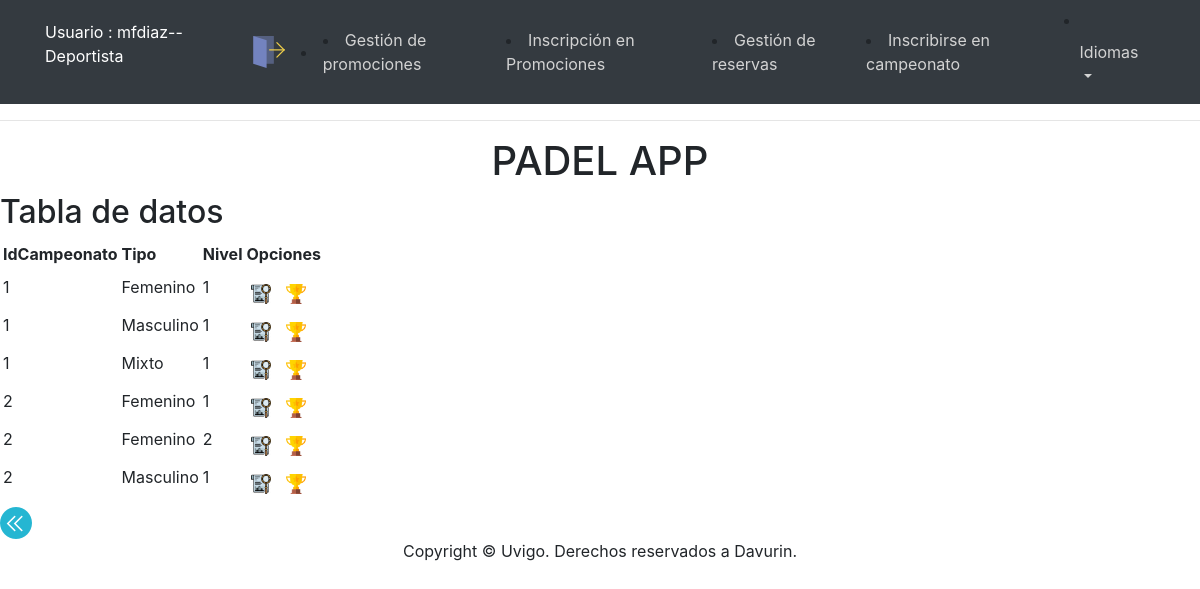
The page /app/Controllers/CATEGORIA_CONTROLLER.php (signed in) on the database its author committed.
### tables this page shows
CREATE TABLE IF NOT EXISTS `Categoria` (
  `IdCampeonato` INT NOT NULL,
  `Tipo` VARCHAR(9) NOT NULL,
  `Nivel` INT NOT NULL,
  PRIMARY KEY (`IdCampeonato`, `Tipo`, `Nivel`),
  CONSTRAINT `fk_cat_campeonato`
    FOREIGN KEY (`IdCampeonato`)
    REFERENCES `Campeonato` (`IdCampeonato`)
    ON DELETE NO ACTION
    ON UPDATE NO ACTION);

### app/Models/CATEGORIA_MODEL.php (called while the page is built, shortened)
<?php
class CATEGORIA_MODEL{
	var $IdCampeonato;
    var $Tipo;
	var $Nivel;
	var $mysqli;
	function __construct($IdCampeonato,$Tipo,$Nivel) {
		$this->IdCampeonato = $IdCampeonato;
		$this->Tipo = $Tipo;
		$this->Nivel = $Nivel;
		include_once '../Functions/BdAdmin.php';
		$this->mysqli = ConectarBD();
	}
	function SEARCH() {
		$sql = "select IdCampeonato,
					Tipo,
					Nivel
       			from CATEGORIA
    			where
    				(
					(BINARY IdCampeonato LIKE '%$this->IdCampeonato%') &&
					(BINARY Tipo LIKE '%$this->Tipo%') &&
					(BINARY Nivel LIKE '%$this->Nivel%')
    				)";
		if ( !( $resultado = $this->mysqli->query( $sql ) ) ) {
			return 'Error en la consulta sobre la base de datos';
		} else {
			return $resultado;
		}
	}
 	}
?>

### app/Functions/BdAdmin.php (called while the page is built, shortened)
<?php
function ConectarBD()
	{
	    $mysqli = new mysqli("localhost", "user", "pass", "abpbase");
		return $mysqli;
	}
?>

### app/Views/CATEGORIA/CATEGORIA_SHOWALL_View.php (the view, shortened to what this page needs)
<?php
class CATEGORIA_SHOWALL {
	function __construct( $lista, $datos) {
		$this->lista = $lista;
		$this->datos = $datos;
		$this->render($this->lista,$this->datos);
	}
	function render($lista,$datos){
		$this->datos = $datos;
	include '../Views/Header.php';
?>
		<div class="seccion">
			<h2>
				<?php echo $strings['Tabla de datos'];?>
			</h2>
			<table>
				<tr>
<?php
					foreach ( $lista as $atributo ) {
?>
					<th>
						<?php echo $strings[$atributo]?>
					</th>
<?php
					}
?>
					<th colspan="4" >
						<?php echo $strings['Opciones']?>
					</th>
				</tr>
<?php
				while ( $fila = mysqli_fetch_array( $this->datos ) ) {
?>
				<tr>
<?php
					foreach ( $lista as $atributo ) {
?>
					<td>
<?php
							echo $fila[ $atributo ];
?>
					</td>
<?php
					}
?>
					<td>
						<form action="../Controllers/CATEGORIA_CONTROLLER.php" method="get" style="display:inline" >
					<td>
								<button id ="buttonBien" type="submit" name="action" value="SHOWCURRENT" ><img src="../Views/icon/verDetalles.png" alt="<?php echo $strings['Ver en detalle']?>" width="20" height="20"/></button>
					<td>
								<button id ="buttonBien" type="submit" name="action" value="INSCRIPTION" ><img src="../Views/icon/exito.png" alt="<?php echo $strings['Ver en detalle']?>" width="20" height="20"/></button>
						</form>
				    <td>
				</tr>
<?php
				}
?>
			</table>
			<form action='../Controllers/USUARIO_CONTROLLER.php' method="post">
				<button id ="buttonBien" type="submit"><img src="../Views/icon/atras.png" alt="<?php echo $strings['Atras']?>" /></button>
			</form>
		</div>
<?php
		include '../Views/Footer.php';
		}
		}
?>

### rows shown on the page
categoria: IdCampeonato "1", Tipo "Femenino", Nivel "1"
categoria: IdCampeonato "1", Tipo "Masculino", Nivel "1"
categoria: IdCampeonato "1", Tipo "Mixto", Nivel "1"
categoria: IdCampeonato "2", Tipo "Femenino", Nivel "1"
categoria: IdCampeonato "2", Tipo "Femenino", Nivel "2"
categoria: IdCampeonato "2", Tipo "Masculino", Nivel "1"

### other values the page prints
$strings['Usuario'] "Usuario"
$_SESSION['login'] "mfdiaz"
$_SESSION['tipo'] "Deportista"
$strings['Tabla de datos'] "Tabla de datos"
$strings[$atributo] "IdCampeonato"
$strings[$atributo] "Tipo"
$strings[$atributo] "Nivel"
$strings['Opciones'] "Opciones"
